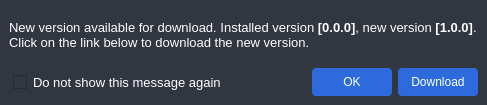
<?xml version="1.0" encoding="UTF-8"?>
<ui version="4.0">
 <class>UpdateChecker</class>
 <widget class="QMainWindow" name="UpdateChecker">
  <property name="geometry">
   <rect>
    <x>0</x>
    <y>0</y>
    <width>487</width>
    <height>105</height>
   </rect>
  </property>
  <property name="windowTitle">
   <string>MainWindow</string>
  </property>
  <property name="styleSheet">
   <string notr="true">QWidget {
	background: #313640;
	color: #FFF;
}
QLabel {
	color: #FFF;
}
QLineEdit {
background-color: #F4F5F6;
color: black;
}
QPushButton {
background: #2D6BDC;
border-radius: 4px;
height: 28px;
width: 80px;
}
QPushButton::hover {
background: #0039AA;
}
QPushButton::pressed {
background: #1452C3;
}
QCheckBox {
	padding: 4px;
	border-radius: 4px;
}
QCheckBox:hover {
	color: #2D6BDC;
}
QCheckBox:checked {
	color: #2D6BDC;
}</string>
  </property>
  <widget class="QWidget" name="centralwidget">
   <layout class="QVBoxLayout" name="verticalLayout">
    <item>
     <widget class="QLabel" name="label">
      <property name="font">
       <font>
        <pointsize>10</pointsize>
       </font>
      </property>
      <property name="text">
       <string>&lt;!DOCTYPE HTML PUBLIC &quot;-//W3C//DTD HTML 4.0//EN&quot; &quot;http://www.w3.org/TR/REC-html40/strict.dtd&quot;&gt;
&lt;html&gt;&lt;head&gt;&lt;meta name=&quot;qrichtext&quot; content=&quot;1&quot; /&gt;&lt;meta charset=&quot;utf-8&quot; /&gt;&lt;style type=&quot;text/css&quot;&gt;
p, li { white-space: pre-wrap; }
hr { height: 1px; border-width: 0; }
li.unchecked::marker { content: &quot;\2610&quot;; }
li.checked::marker { content: &quot;\2612&quot;; }
&lt;/style&gt;&lt;/head&gt;&lt;body style=&quot; font-family:'Segoe UI'; font-size:10pt; font-weight:400; font-style:normal;&quot;&gt;
&lt;p style=&quot; margin-top:12px; margin-bottom:12px; margin-left:0px; margin-right:0px; -qt-block-indent:0; text-indent:0px;&quot;&gt;New version available for download. Installed version &lt;span style=&quot; font-weight:700;&quot;&gt;[0.0.0]&lt;/span&gt;, new version &lt;span style=&quot; font-weight:700;&quot;&gt;[1.0.0]&lt;/span&gt;. Click on the link below to download the new version.&lt;/p&gt;&lt;/body&gt;&lt;/html&gt;</string>
      </property>
      <property name="wordWrap">
       <bool>true</bool>
      </property>
      <property name="openExternalLinks">
       <bool>true</bool>
      </property>
     </widget>
    </item>
    <item>
     <layout class="QHBoxLayout" name="horizontalLayout">
      <item>
       <widget class="QCheckBox" name="checkBox">
        <property name="font">
         <font>
          <pointsize>10</pointsize>
         </font>
        </property>
        <property name="text">
         <string>Do not show this message again</string>
        </property>
       </widget>
      </item>
      <item>
       <widget class="QPushButton" name="ok_button">
        <property name="maximumSize">
         <size>
          <width>80</width>
          <height>16777215</height>
         </size>
        </property>
        <property name="text">
         <string>OK</string>
        </property>
       </widget>
      </item>
      <item>
       <widget class="QPushButton" name="open_link_button">
        <property name="maximumSize">
         <size>
          <width>80</width>
          <height>16777215</height>
         </size>
        </property>
        <property name="text">
         <string>Download</string>
        </property>
       </widget>
      </item>
     </layout>
    </item>
   </layout>
  </widget>
 </widget>
 <resources/>
 <connections/>
</ui>
